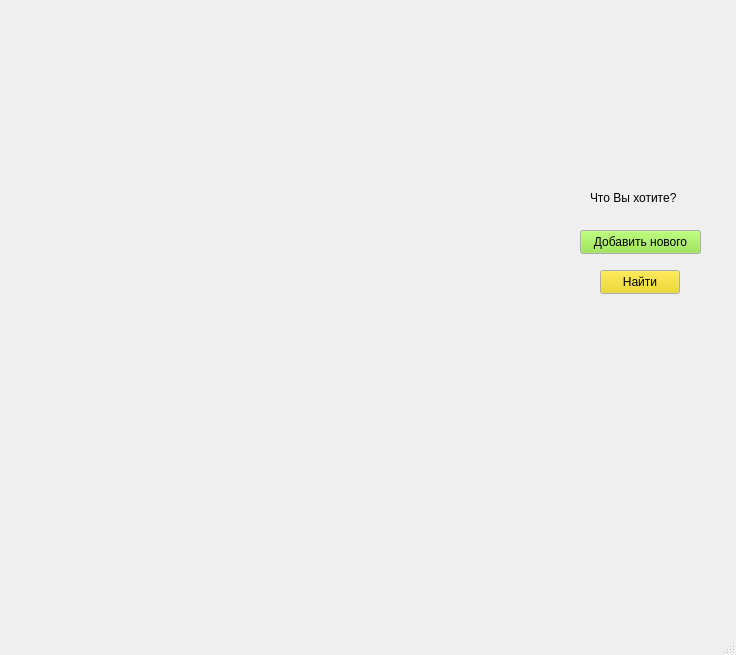
<?xml version="1.0" encoding="UTF-8"?>
<ui version="4.0">
 <class>MainWindow</class>
 <widget class="QMainWindow" name="MainWindow">
  <property name="geometry">
   <rect>
    <x>0</x>
    <y>0</y>
    <width>736</width>
    <height>655</height>
   </rect>
  </property>
  <property name="windowTitle">
   <string>MainWindow</string>
  </property>
  <widget class="QWidget" name="centralwidget">
   <widget class="QPushButton" name="find_main">
    <property name="geometry">
     <rect>
      <x>600</x>
      <y>270</y>
      <width>80</width>
      <height>24</height>
     </rect>
    </property>
    <property name="palette">
     <palette>
      <active>
       <colorrole role="Button">
        <brush brushstyle="SolidPattern">
         <color alpha="255">
          <red>237</red>
          <green>212</green>
          <blue>0</blue>
         </color>
        </brush>
       </colorrole>
      </active>
      <inactive>
       <colorrole role="Button">
        <brush brushstyle="SolidPattern">
         <color alpha="255">
          <red>237</red>
          <green>212</green>
          <blue>0</blue>
         </color>
        </brush>
       </colorrole>
      </inactive>
      <disabled>
       <colorrole role="Button">
        <brush brushstyle="SolidPattern">
         <color alpha="255">
          <red>237</red>
          <green>212</green>
          <blue>0</blue>
         </color>
        </brush>
       </colorrole>
      </disabled>
     </palette>
    </property>
    <property name="cursor">
     <cursorShape>OpenHandCursor</cursorShape>
    </property>
    <property name="text">
     <string>Найти</string>
    </property>
   </widget>
   <widget class="QPushButton" name="adding_main">
    <property name="geometry">
     <rect>
      <x>580</x>
      <y>230</y>
      <width>121</width>
      <height>24</height>
     </rect>
    </property>
    <property name="palette">
     <palette>
      <active>
       <colorrole role="WindowText">
        <brush brushstyle="SolidPattern">
         <color alpha="255">
          <red>138</red>
          <green>226</green>
          <blue>52</blue>
         </color>
        </brush>
       </colorrole>
       <colorrole role="Button">
        <brush brushstyle="SolidPattern">
         <color alpha="255">
          <red>138</red>
          <green>226</green>
          <blue>52</blue>
         </color>
        </brush>
       </colorrole>
       <colorrole role="Light">
        <brush brushstyle="SolidPattern">
         <color alpha="255">
          <red>138</red>
          <green>226</green>
          <blue>52</blue>
         </color>
        </brush>
       </colorrole>
       <colorrole role="Base">
        <brush brushstyle="SolidPattern">
         <color alpha="255">
          <red>138</red>
          <green>226</green>
          <blue>52</blue>
         </color>
        </brush>
       </colorrole>
       <colorrole role="HighlightedText">
        <brush brushstyle="SolidPattern">
         <color alpha="255">
          <red>138</red>
          <green>226</green>
          <blue>52</blue>
         </color>
        </brush>
       </colorrole>
      </active>
      <inactive>
       <colorrole role="WindowText">
        <brush brushstyle="SolidPattern">
         <color alpha="255">
          <red>138</red>
          <green>226</green>
          <blue>52</blue>
         </color>
        </brush>
       </colorrole>
       <colorrole role="Button">
        <brush brushstyle="SolidPattern">
         <color alpha="255">
          <red>138</red>
          <green>226</green>
          <blue>52</blue>
         </color>
        </brush>
       </colorrole>
       <colorrole role="Light">
        <brush brushstyle="SolidPattern">
         <color alpha="255">
          <red>138</red>
          <green>226</green>
          <blue>52</blue>
         </color>
        </brush>
       </colorrole>
       <colorrole role="Base">
        <brush brushstyle="SolidPattern">
         <color alpha="255">
          <red>138</red>
          <green>226</green>
          <blue>52</blue>
         </color>
        </brush>
       </colorrole>
       <colorrole role="HighlightedText">
        <brush brushstyle="SolidPattern">
         <color alpha="255">
          <red>138</red>
          <green>226</green>
          <blue>52</blue>
         </color>
        </brush>
       </colorrole>
      </inactive>
      <disabled>
       <colorrole role="WindowText">
        <brush brushstyle="SolidPattern">
         <color alpha="255">
          <red>138</red>
          <green>226</green>
          <blue>52</blue>
         </color>
        </brush>
       </colorrole>
       <colorrole role="Button">
        <brush brushstyle="SolidPattern">
         <color alpha="255">
          <red>138</red>
          <green>226</green>
          <blue>52</blue>
         </color>
        </brush>
       </colorrole>
       <colorrole role="Light">
        <brush brushstyle="SolidPattern">
         <color alpha="255">
          <red>138</red>
          <green>226</green>
          <blue>52</blue>
         </color>
        </brush>
       </colorrole>
       <colorrole role="Base">
        <brush brushstyle="SolidPattern">
         <color alpha="255">
          <red>239</red>
          <green>239</green>
          <blue>239</blue>
         </color>
        </brush>
       </colorrole>
       <colorrole role="HighlightedText">
        <brush brushstyle="SolidPattern">
         <color alpha="255">
          <red>138</red>
          <green>226</green>
          <blue>52</blue>
         </color>
        </brush>
       </colorrole>
      </disabled>
     </palette>
    </property>
    <property name="cursor">
     <cursorShape>OpenHandCursor</cursorShape>
    </property>
    <property name="mouseTracking">
     <bool>false</bool>
    </property>
    <property name="text">
     <string>Добавить нового</string>
    </property>
   </widget>
   <widget class="QLabel" name="main_label">
    <property name="geometry">
     <rect>
      <x>590</x>
      <y>190</y>
      <width>92</width>
      <height>16</height>
     </rect>
    </property>
    <property name="text">
     <string>Что Вы хотите?</string>
    </property>
   </widget>
  </widget>
  <widget class="QMenuBar" name="menubar">
   <property name="geometry">
    <rect>
     <x>0</x>
     <y>0</y>
     <width>736</width>
     <height>21</height>
    </rect>
   </property>
  </widget>
  <widget class="QStatusBar" name="statusbar"/>
 </widget>
 <resources/>
 <connections/>
</ui>
